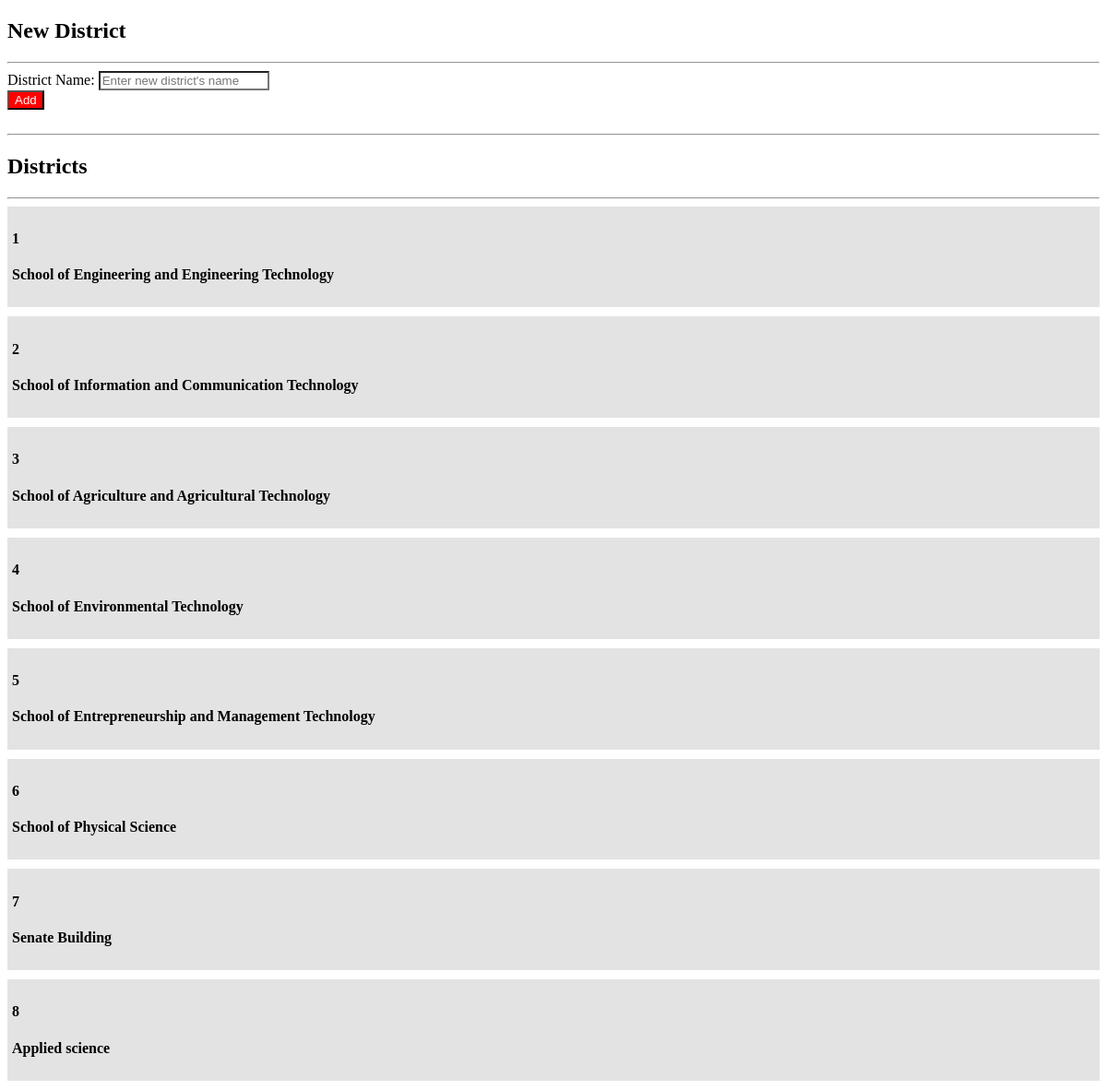
Page /admintools/add_district.php on the committed database.
### tables this page shows
CREATE TABLE `district` (
  `id` int(10) NOT NULL,
  `districts` varchar(70) NOT NULL
);

### admintools/add_district.php (the view, shortened to what this page needs)
<?php
require('dbconn.php');
?>
<!DOCTYPE html>
<html lang="en">
<head>
</head>
<body>
  <div class="container" >
<h2>New District</h2><hr>
<form method="post">
<div class="row">
  <div class="col-md-8">
    <div class="form-group">
  <label for="Addresstoname">District Name:</label>
    <input type="text" name="add_field" class="form-control" placeholder="Enter new district's name" id="Addresstoname" autocomplete="off" required="">
  </div>
  </div>
</div>
<div class="row">
  <div class="col-md-2">
    <button class="btn btn-block" type="submit" id="addbtn" name="go">Add</button>
  </div>
</div>
</form>
<br><hr>
<h2>Districts</h2><hr>
<div class="row">
  <div class="col-md-8">
    <?php
$query = " SELECT * FROM `district`";
$run = mysqli_query($connect,$query);
$counter = 1;
while ( $data = mysqli_fetch_array($run)) {
  $name = $data['districts'];
?>
   <div class="row" id="dprow">
      <div class="col-md-1"><h4><?php echo $counter++; ?></h4></div>
      <div class="col-md-9"><h4><?php echo $name; ?></h4></div>
  </div>
<?php } ?>
  </div>
</div>
   </div>
</body>
</html>

### admintools/add_district.php (style rules this page uses)
h2 { font-family: palatino; }
#addbtn { background-color: #ff0000; color: #fff; border-radius: 0px; }
#Addresstoname { border-radius: 0px; }
#dprow { background-color: #e3e3e3; padding:5px; color: #000; margin-bottom: 10px }

### rows in the picture
district: districts "School of Engineering and Engineering Technology"
district: districts "School of Information and Communication Technology"
district: districts "School of Agriculture and Agricultural Technology"
district: districts "School of Environmental Technology"
district: districts "School of Entrepreneurship and Management Technology"
district: districts "School of Physical Science"
district: districts "Senate Building"
district: districts "Applied science"
